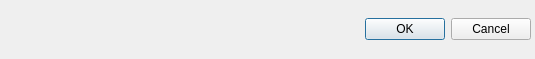
<?xml version="1.0" encoding="UTF-8"?>
<ui version="4.0">
 <class>CommonInput</class>
 <widget class="QDialog" name="CommonInput">
  <property name="geometry">
   <rect>
    <x>0</x>
    <y>0</y>
    <width>535</width>
    <height>59</height>
   </rect>
  </property>
  <property name="windowTitle">
   <string>DialogBox</string>
  </property>
  <property name="styleSheet">
   <string notr="true"/>
  </property>
  <layout class="QGridLayout" name="gridLayout">
   <property name="leftMargin">
    <number>4</number>
   </property>
   <property name="topMargin">
    <number>4</number>
   </property>
   <property name="rightMargin">
    <number>4</number>
   </property>
   <property name="bottomMargin">
    <number>4</number>
   </property>
   <item row="0" column="0">
    <widget class="QDialogButtonBox" name="buttonBox">
     <property name="styleSheet">
      <string notr="true"/>
     </property>
     <property name="orientation">
      <enum>Qt::Horizontal</enum>
     </property>
     <property name="standardButtons">
      <set>QDialogButtonBox::Cancel|QDialogButtonBox::Ok</set>
     </property>
    </widget>
   </item>
  </layout>
 </widget>
 <tabstops>
  <tabstop>buttonBox</tabstop>
 </tabstops>
 <resources/>
 <connections>
  <connection>
   <sender>buttonBox</sender>
   <signal>accepted()</signal>
   <receiver>CommonInput</receiver>
   <slot>accept()</slot>
   <hints>
    <hint type="sourcelabel">
     <x>248</x>
     <y>254</y>
    </hint>
    <hint type="destinationlabel">
     <x>157</x>
     <y>274</y>
    </hint>
   </hints>
  </connection>
  <connection>
   <sender>buttonBox</sender>
   <signal>rejected()</signal>
   <receiver>CommonInput</receiver>
   <slot>reject()</slot>
   <hints>
    <hint type="sourcelabel">
     <x>316</x>
     <y>260</y>
    </hint>
    <hint type="destinationlabel">
     <x>286</x>
     <y>274</y>
    </hint>
   </hints>
  </connection>
 </connections>
</ui>
